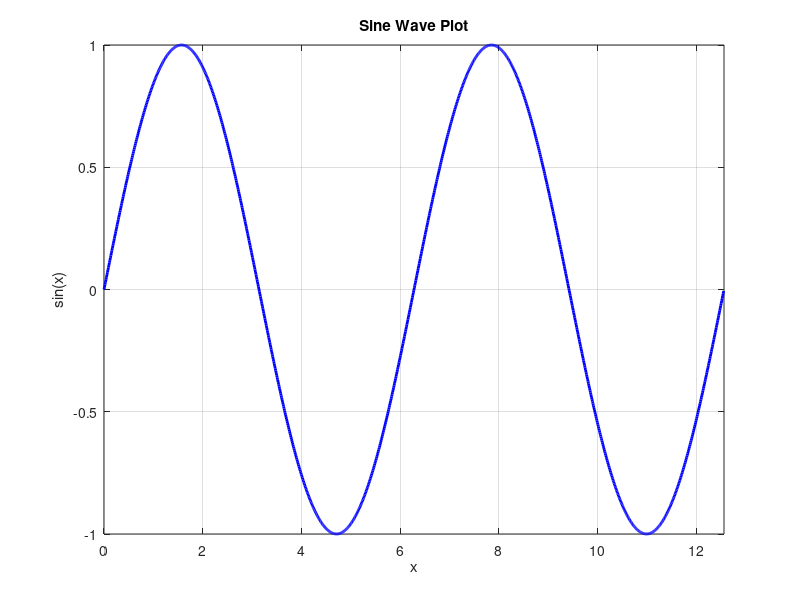

Here is the MATLAB script that generated this plot:
% MATLAB script to plot a sine wave
% Generate x values from 0 to 4π with small increments
x = 0:0.01:4*pi;

% Calculate y values as sine of x
y = sin(x);

% Create the plot
figure;
plot(x, y, 'b-', 'LineWidth', 2);

% Add labels and title
xlabel('x');
ylabel('sin(x)');
title('Sine Wave Plot');

% Add grid for better visualization
grid on;

% Set axis limits for better view
xlim([0, 4*pi]);

% Display the plot
disp('Sine wave plot created successfully!');
